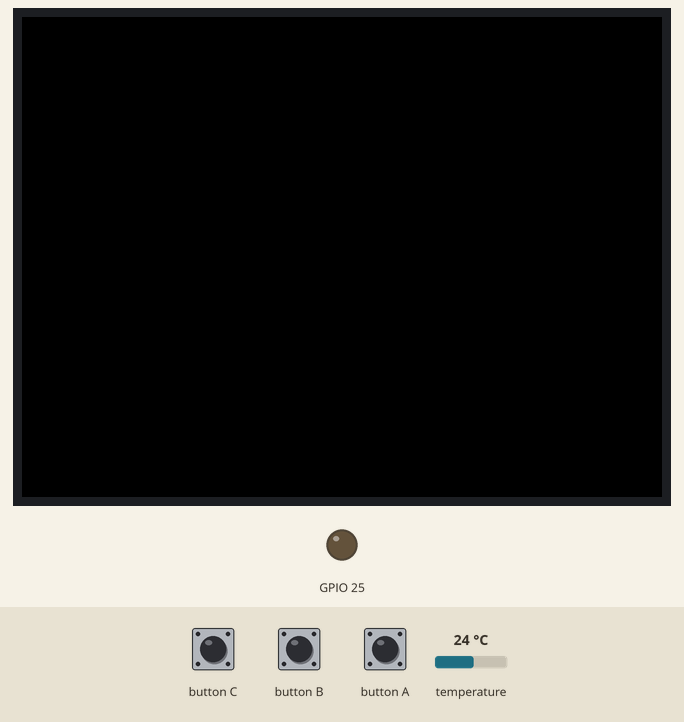
This program was run on a simulated ESP32. Parts: 320×240 colour display, output pins drawn as LEDs (lit = HIGH). Inputs (shaded band) come from the test bench; at power-on: temperature 24 °C. What the program prints to the serial monitor is not drawn.

Above: at 1.3 s.
1.4 s: button A pressed for 0.25 s
At 3.0 s:
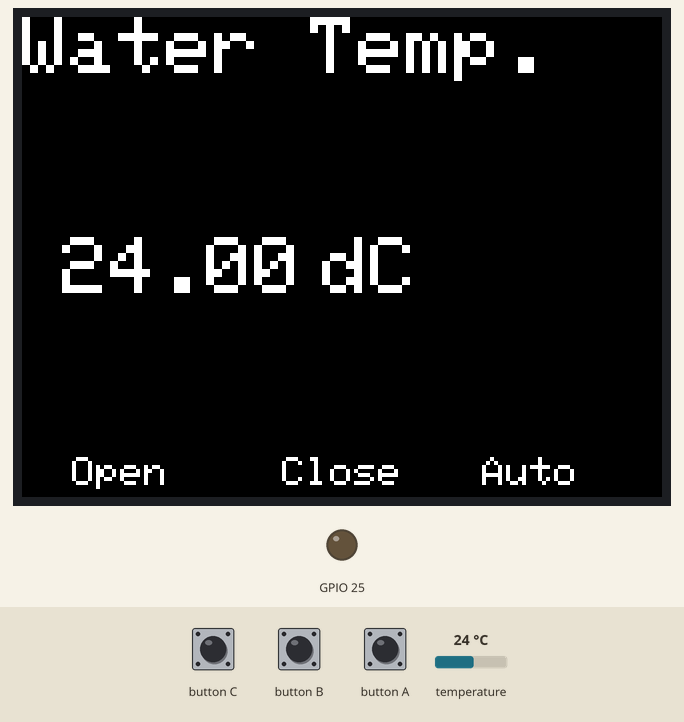
3.8 s: temperature set to 12 °C
At 6.5 s:
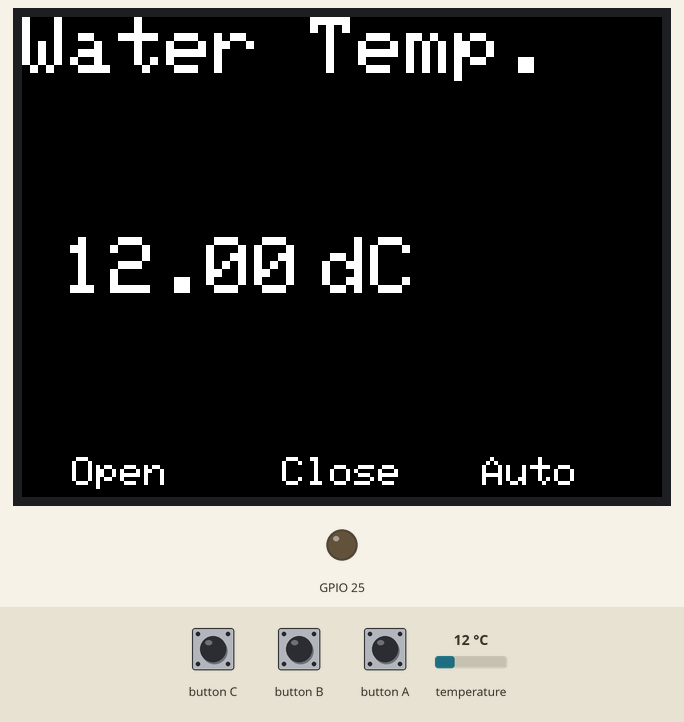
6.8 s: temperature set to 19 °C
At 8.9 s:
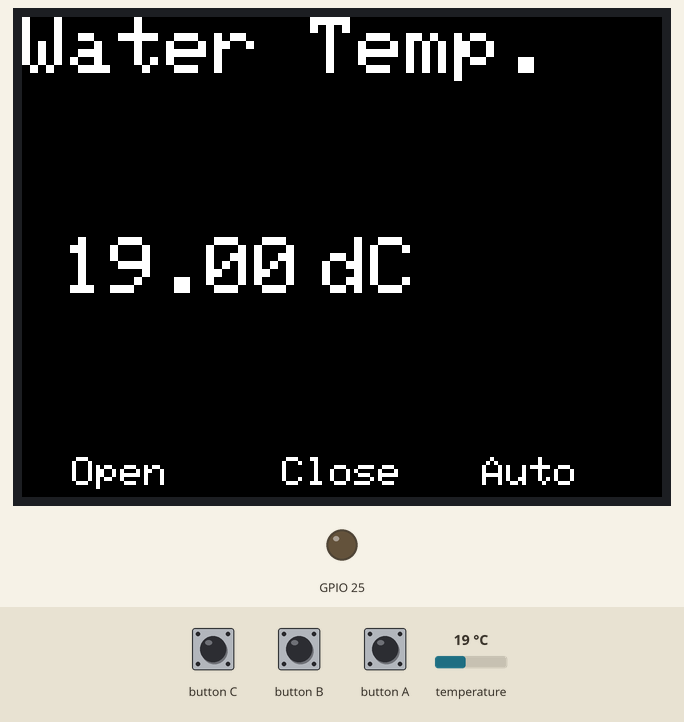
9.7 s: temperature set to 28 °C
At 12.5 s:
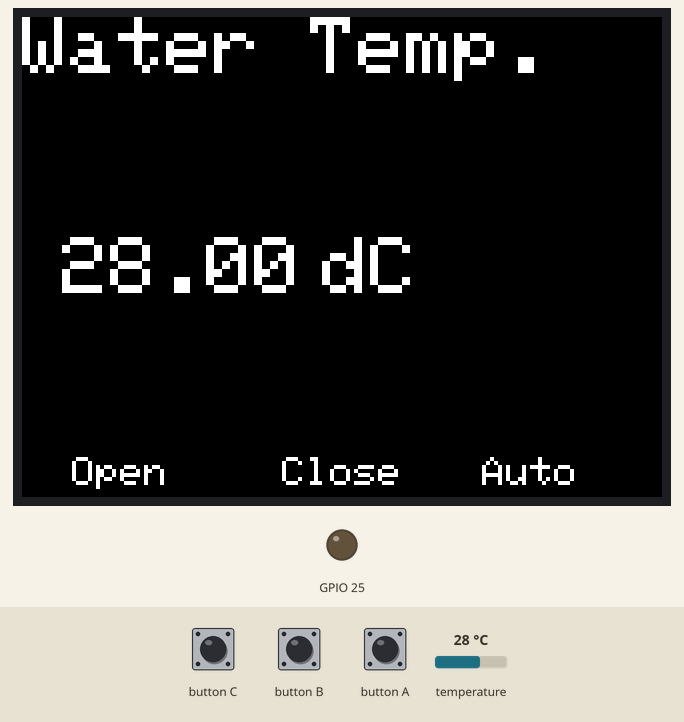
Timing chart, 0 to 13.7 s (numbered marks = the images above; inputs shaded):
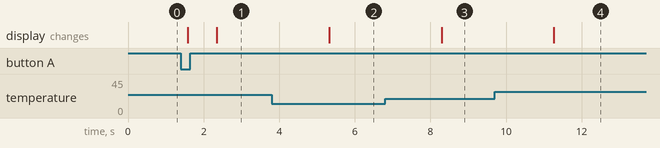

Measured:
- after the input at 1.4 s, the display: first changes after 0.19 s (image 1 shows a later state)
- after the input at 3.8 s, the display: changes after 1.5 s (image 2)
- after the input at 6.8 s, the display: changes after 1.5 s (image 3)
- after the input at 9.7 s, the display: changes after 1.6 s (image 4)

The program:

main.cpp
```cpp
#include <M5Stack.h>
#include <OneWire.h>
#include <DallasTemperature.h>

#include "main.h"


// Data wire is plugged into port 33 on the ESP32
#define ONE_WIRE_BUS 5

// Setup a oneWire instance to communicate with any OneWire devices (not just Maxim/Dallas temperature ICs)
OneWire oneWire(ONE_WIRE_BUS);

// Pass our oneWire reference to Dallas Temperature.
DallasTemperature sensors(&oneWire);

uint8_t state = 0;

void setup() {
  dacWrite(25, 0);
  // start serial port
  Serial.begin(115200);
  Serial.println("DS18B20 Test");

  M5.begin();
  M5.Lcd.sleep();
  M5.Lcd.setBrightness(0);

  // Start up the library
  sensors.begin();
  setCpuFrequencyMhz(10);
}

void loop() {
  M5.update();

  if(M5.BtnB.isPressed()) {
    state = 0;
    M5.Lcd.sleep();
    M5.Lcd.setBrightness(0);
  }
  else if(state == 1) leftBtnPushed();
  else if(M5.BtnA.isPressed()) {
    state = 1;
    M5.Lcd.wakeup();
    lcdSetup();
    leftBtnPushed();
  }

  delay(200);
}

void lcdSetup() {
  M5.Lcd.setBrightness(100);

  M5.Lcd.setTextSize(2);
  M5.Lcd.setCursor(25, 220);
  M5.Lcd.printf("Open");
  M5.Lcd.setCursor(130, 220);
  M5.Lcd.printf("Close");
  M5.Lcd.setCursor(230, 220);
  M5.Lcd.printf("Auto");

  M5.Lcd.setTextSize(4);
  M5.Lcd.setCursor(0, 0);
  M5.Lcd.printf("Water Temp.");
  M5.Lcd.setCursor(150,  110);
  M5.Lcd.printf("dC");
}

void leftBtnPushed() {
  setCpuFrequencyMhz(240);
  char buf[6] = {0};
  // call sensors.requestTemperatures() to issue a global temperature
  // request to all devices on the bus
  Serial.print("Requesting temperatures...");
  sensors.requestTemperatures(); // Send the command to get temperatures
  Serial.println("DONE");

  float waterTemp = sensors.getTempCByIndex(0);
  Serial.print("Temperature for the device 1 (index 0) is: ");
  Serial.println(waterTemp);

  (String(waterTemp, 2)).toCharArray(buf, sizeof(buf));
  M5.Lcd.setCursor(20, 110);
  M5.Lcd.printf(buf);

  setCpuFrequencyMhz(10);

  delay(2000);
}
```

main.h
```cpp
#ifndef _MAIN_H
#define _MAIN_H

void lcdSetup(void);
void leftBtnPushed(void);

#endif // _MAIN_H
```
